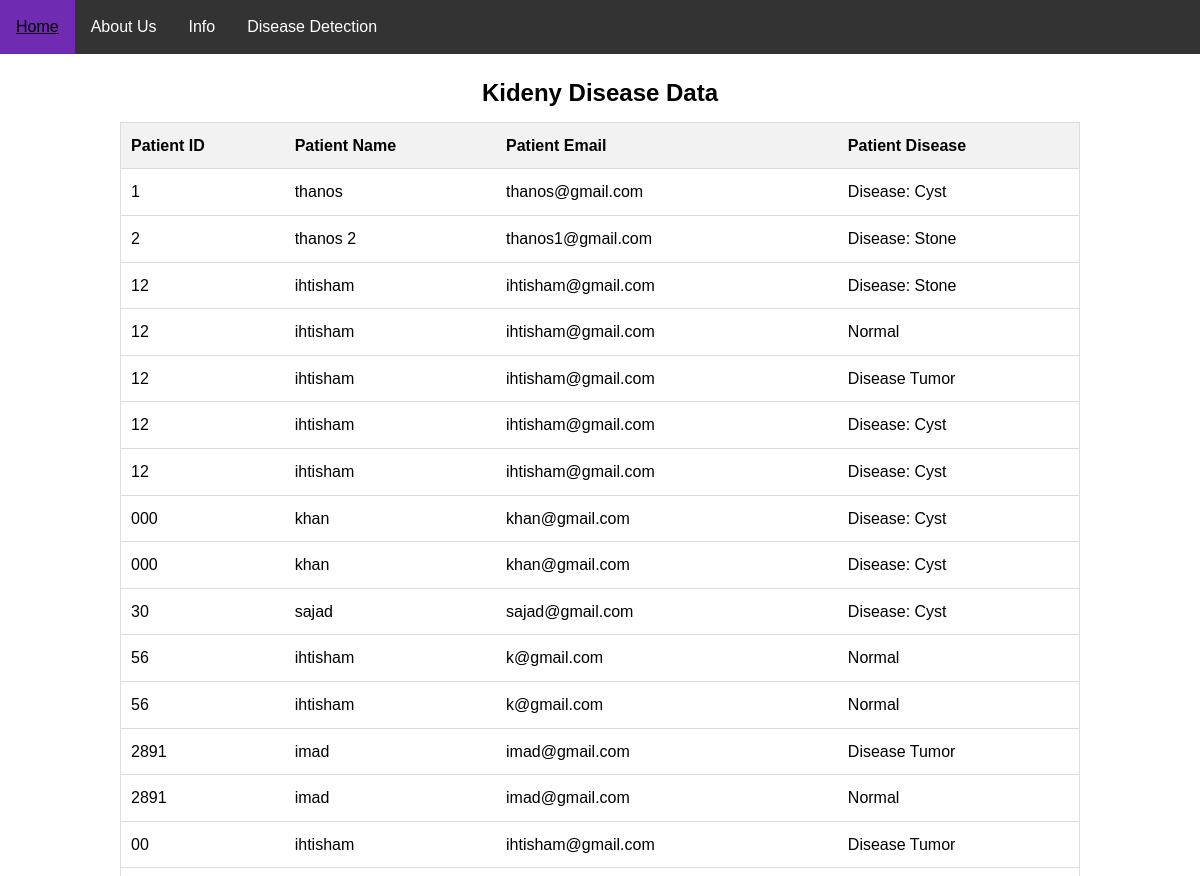
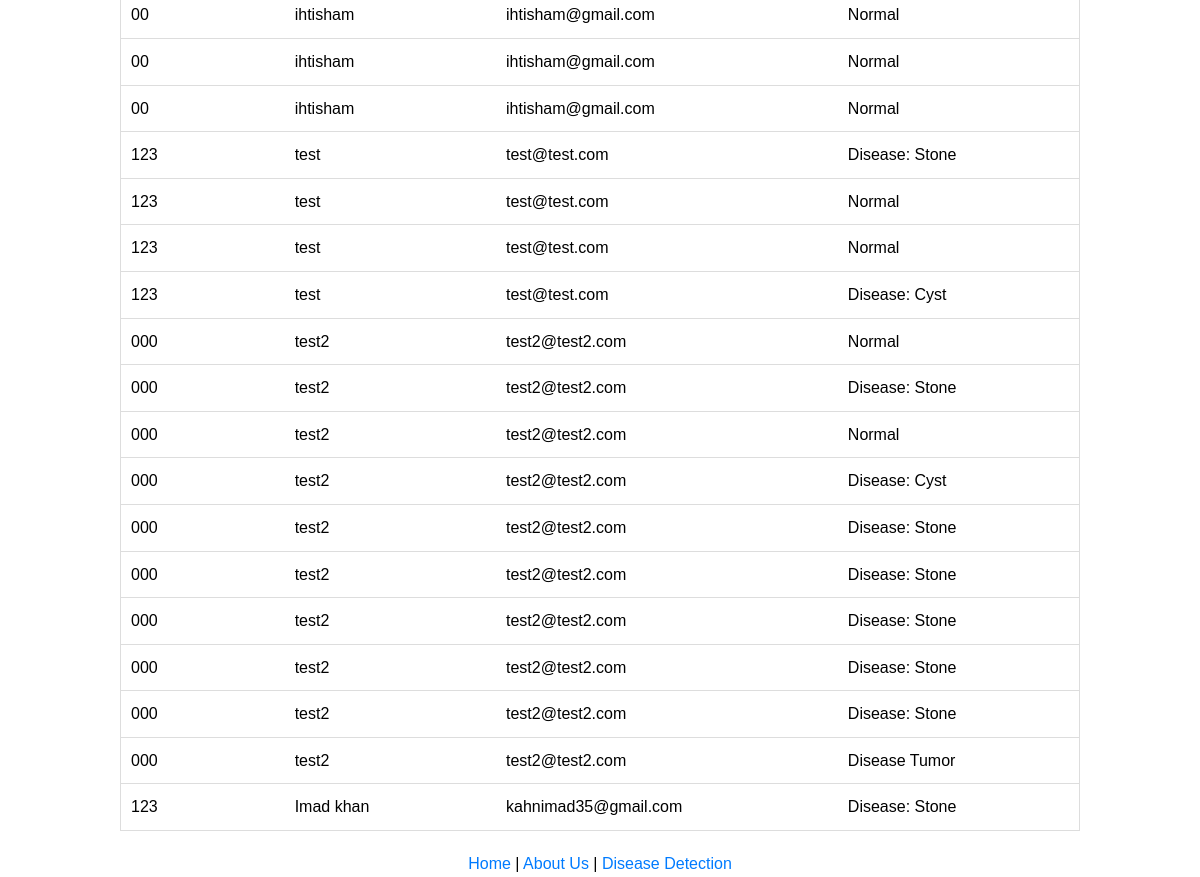
The app's page /info/ with its own data (2 pictures, top to bottom).
### disease_detection/models.py (models this page shows)
class KidneyDiseaseModel(models.Model):
    p_id = models.CharField(max_length=100)
    p_name = models.CharField(max_length=100)
    p_email = models.EmailField(max_length=100)
    p_image = models.ImageField(upload_to="posts", null=True)
    p_disease = models.CharField(max_length=100, default="Not determined")

### disease_detection/views.py (the view)
# urls.py: path('info/', views.info, name='info'),
def info(request):
    kidney_disease_data = KidneyDiseaseModel.objects.all()
    return render(request, 'info.html', {'kidney_disease_data': kidney_disease_data})

### disease_detection/templates/info.html (shortened to what this page needs)
{% load static %}
<!DOCTYPE html>
<html>
<head>
    <link rel="stylesheet" href="{% static 'css/infoo.css' %}">
</head>
<body>
    <div class="nav">
        <a href="{% url 'home' %}" class="active">Home</a>
        <a href="{% url 'about_us' %}">About Us</a>
        <a href="{% url 'info' %}">Info</a>
        <a href="{% url 'kidney_disease_detect' %}">Disease Detection</a>
    </div>
    <Center><div class='containerr'>
        <h2>Kideny Disease Data</h2>
    <table>
        <thead>
            <tr>
                <th>Patient ID</th>
                <th>Patient Name</th>
                <th>Patient Email</th>
                <th>Patient Disease</th>
            </tr>
        </thead>
        <tbody>
            {% for item in kidney_disease_data %}
                <tr>
                    <td>{{ item.p_id }}</td>
                    <td>{{ item.p_name }}</td>
                    <td>{{ item.p_email }}</td>
                    <td>{{item.p_disease}}</td>
                </tr>
            {% endfor %}
        </tbody>
    </table>
    <a href="{% url 'home' %}">Home</a> | <a href="{% url 'about_us' %}">About Us</a> | <a href="{% url 'detection' %}">Disease Detection</a>
</body>
</html>

### disease_detection/static/css/infoo.css (style rules this page uses)
.nav { background-color: #333; overflow: hidden; }
.nav a { float: left; color: white; text-align: center; padding: 14px 16px; text-decoration: none; }
.nav a.active { background-color: #712bb3; }
body { font-family: Arial, sans-serif; line-height: 1.6; margin: 0px; }
.containerr { width: 80% }
h2 { font-size: 24px; margin-bottom: 10px; }
table { width: 100%; border-collapse: collapse; margin-bottom: 20px; border: 1px solid #ddd; }
th, td { padding: 10px; text-align: left; border-bottom: 1px solid #ddd; }
th { background-color: #f2f2f2; }
a { color: #007BFF; text-decoration: none; }

### records on screen
KidneyDiseaseModel: p_id "1", p_name "thanos", p_email "thanos@gmail.com", p_disease "Disease: Cyst"
KidneyDiseaseModel: p_id "2", p_name "thanos 2", p_email "thanos1@gmail.com", p_disease "Disease: Stone"
KidneyDiseaseModel: p_id "12", p_name "ihtisham", p_email "ihtisham@gmail.com", p_disease "Disease: Stone"
KidneyDiseaseModel: p_id "12", p_name "ihtisham", p_email "ihtisham@gmail.com", p_disease "Normal"
KidneyDiseaseModel: p_id "12", p_name "ihtisham", p_email "ihtisham@gmail.com", p_disease "Disease Tumor"
KidneyDiseaseModel: p_id "12", p_name "ihtisham", p_email "ihtisham@gmail.com", p_disease "Disease: Cyst"
KidneyDiseaseModel: p_id "12", p_name "ihtisham", p_email "ihtisham@gmail.com", p_disease "Disease: Cyst"
KidneyDiseaseModel: p_id "000", p_name "khan", p_email "khan@gmail.com", p_disease "Disease: Cyst"
KidneyDiseaseModel: p_id "000", p_name "khan", p_email "khan@gmail.com", p_disease "Disease: Cyst"
KidneyDiseaseModel: p_id "30", p_name "sajad", p_email "sajad@gmail.com", p_disease "Disease: Cyst"
KidneyDiseaseModel: p_id "56", p_name "ihtisham", p_email "k@gmail.com", p_disease "Normal"
KidneyDiseaseModel: p_id "56", p_name "ihtisham", p_email "k@gmail.com", p_disease "Normal"
KidneyDiseaseModel: p_id "2891", p_name "imad", p_email "imad@gmail.com", p_disease "Disease Tumor"
KidneyDiseaseModel: p_id "2891", p_name "imad", p_email "imad@gmail.com", p_disease "Normal"
KidneyDiseaseModel: p_id "00", p_name "ihtisham", p_email "ihtisham@gmail.com", p_disease "Disease Tumor"
KidneyDiseaseModel: p_id "00", p_name "ihtisham", p_email "ihtisham@gmail.com", p_disease "Normal"
KidneyDiseaseModel: p_id "00", p_name "ihtisham", p_email "ihtisham@gmail.com", p_disease "Normal"
KidneyDiseaseModel: p_id "00", p_name "ihtisham", p_email "ihtisham@gmail.com", p_disease "Normal"
KidneyDiseaseModel: p_id "123", p_name "test", p_email "test@test.com", p_disease "Disease: Stone"
KidneyDiseaseModel: p_id "123", p_name "test", p_email "test@test.com", p_disease "Normal"
KidneyDiseaseModel: p_id "123", p_name "test", p_email "test@test.com", p_disease "Normal"
KidneyDiseaseModel: p_id "123", p_name "test", p_email "test@test.com", p_disease "Disease: Cyst"
KidneyDiseaseModel: p_id "000", p_name "test2", p_email "test2@test2.com", p_disease "Normal"
KidneyDiseaseModel: p_id "000", p_name "test2", p_email "test2@test2.com", p_disease "Disease: Stone"
KidneyDiseaseModel: p_id "000", p_name "test2", p_email "test2@test2.com", p_disease "Normal"
KidneyDiseaseModel: p_id "000", p_name "test2", p_email "test2@test2.com", p_disease "Disease: Cyst"
KidneyDiseaseModel: p_id "000", p_name "test2", p_email "test2@test2.com", p_disease "Disease: Stone"
KidneyDiseaseModel: p_id "000", p_name "test2", p_email "test2@test2.com", p_disease "Disease: Stone"
KidneyDiseaseModel: p_id "000", p_name "test2", p_email "test2@test2.com", p_disease "Disease: Stone"
KidneyDiseaseModel: p_id "000", p_name "test2", p_email "test2@test2.com", p_disease "Disease: Stone"
KidneyDiseaseModel: p_id "000", p_name "test2", p_email "test2@test2.com", p_disease "Disease: Stone"
KidneyDiseaseModel: p_id "000", p_name "test2", p_email "test2@test2.com", p_disease "Disease Tumor"
KidneyDiseaseModel: p_id "123", p_name "Imad khan", p_email "kahnimad35@gmail.com", p_disease "Disease: Stone"
